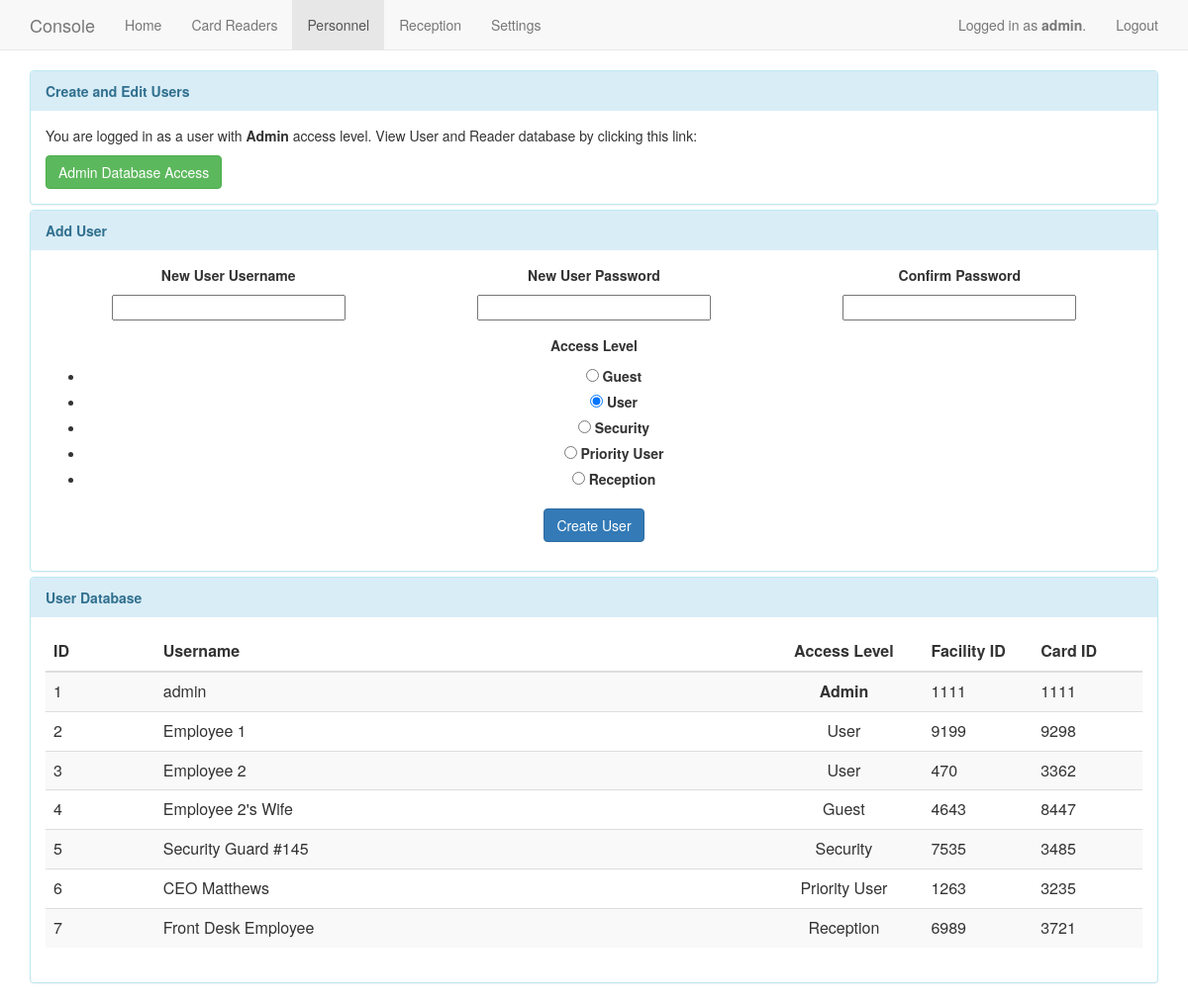
Page /users (signed in) on the earlier database version.
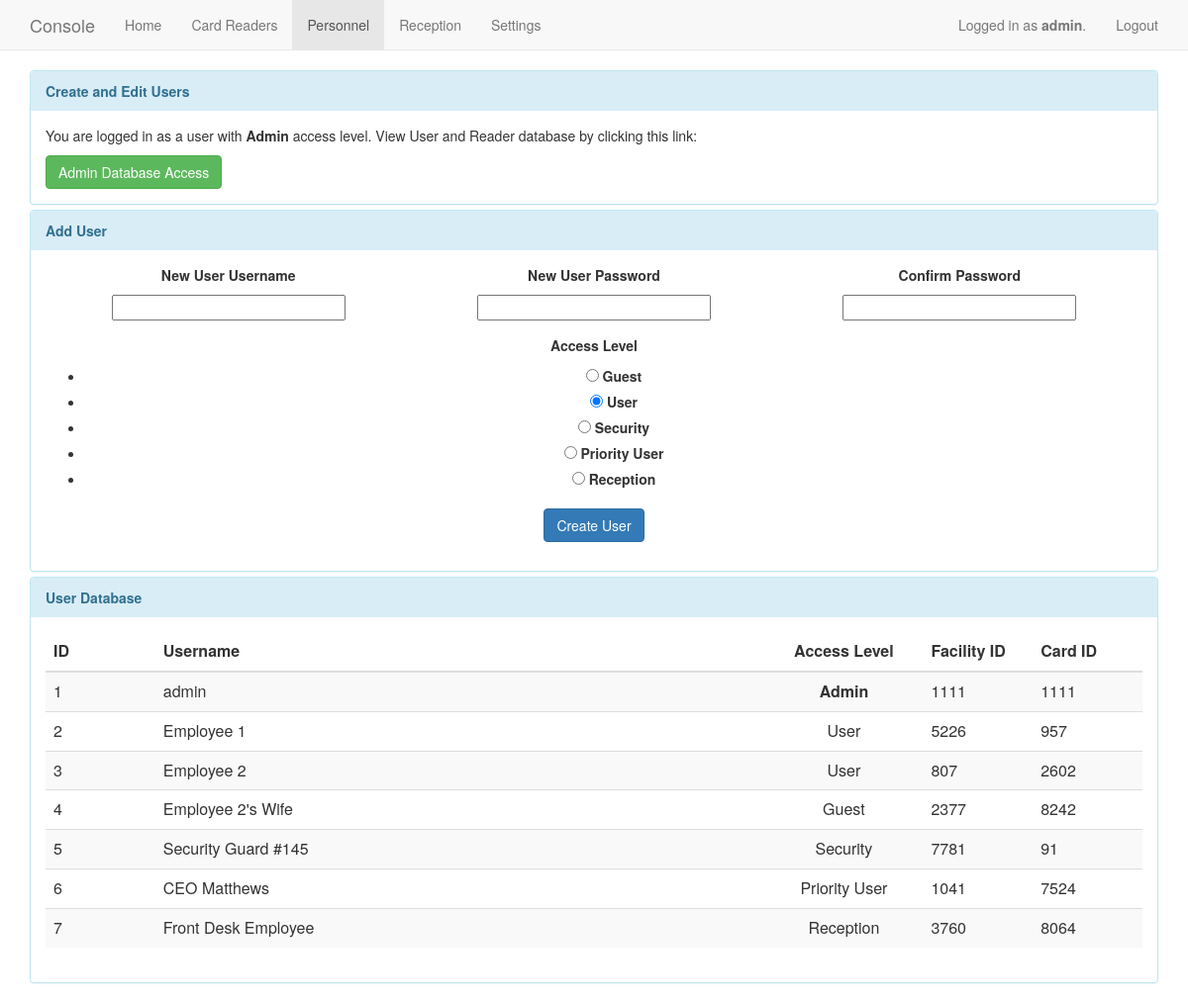
Same page on the later database version.
### app/models.py (models this page shows, shortened)
class User(db.Model):
    id = db.Column(db.Integer, primary_key=True)
    username = db.Column(db.String(64), nullable=False)
    access = db.Column(db.Integer, nullable=False)
    cardid = db.Column(db.String(64), nullable=False)
    facid = db.Column(db.String(64), nullable=False)
    password = db.Column(db.String(64), nullable=False)
    receptionCurrentReader = db.Column(db.String(64), nullable=True)
    @property
    def is_authenticated(self):
        return True

### app/views.py (the view)
@app.route("/users", methods=["GET", "POST"])
@login_required
def users():
	createUserForm = CreateUserForm()
	editUserForm = EditUserForm()
	if g.user.access == 99:
		if createUserForm.validate_on_submit():
			existing_user = User.query.filter_by(username=createUserForm.username.data).first()
			if existing_user is None:
				facid = str(int(random.random() * 9999))
				cardid = str(int(random.random() * 9999))
				newuser = User(createUserForm.username.data, int(createUserForm.access.data), cardid, facid, createUserForm.password.data)
				db.session.add(newuser)
				db.session.commit()
				flash("Successfully added user %s to the system with access level %s." % (createUserForm.username.data, createUserForm.access.data))
			else:
				flash("A user exists already with that username.", "error")
			return redirect("/users")
		elif createUserForm.errors:
			flash(createUserForm.errors, "error")
		elif editUserForm.validate_on_submit():
			flash("Yay")
		elif editUserForm.errors:
			flash(editUserForm.errors, "error")
	else:
		flash("You are not logged in as a user capable of viewing settings. Please log in as admin.")
		return redirect("/index")
	users = User.query.all()
	return render_template("users.html", title="Personnel", users=users, user=g.user, accessLevels=accessLevels, createUserForm=createUserForm, editUserForm=editUserForm, navigation=navigation)

### app/forms.py
class CreateUserForm(Form):
	username = StringField("New User Username", [validators.Length(min=3, max=25)])
	password = PasswordField("New User Password", [validators.Length(min=6, max=25), validators.EqualTo("confirm", message="Passwords must match.")])
	confirm = PasswordField("Confirm Password")
	access = RadioField("Access Level", choices=accessLevels, default=1)

class EditUserForm(Form):
	access = RadioField("Access Level", choices=accessLevels, default=1)
	facid = IntegerField("Facility ID")
	cardid = IntegerField("Card ID")

### app/views.py (called while the page is built)
@app.before_request
def before_request():
	g.user = current_user

@lm.user_loader
def load_user(id):
	return User.query.get(int(id))

### app/templates/users.html (shortened to what this page needs)
{% extends "base.html" %}
{% block content %}
	<div class="panel-group">
		{% if user.access == 99 %}
		<div class="panel panel-info">
	        <div class="panel-heading"><strong>Create and Edit Users</strong></div>
	        <div class="panel-body">
				<p>You are logged in as a user with <strong>Admin</strong> access level. View User and Reader database by clicking this link: </p>
				<a href="admin/user" class="btn btn-success">Admin Database Access</a>
	  		</div>
	  	</div>
  		{% endif %}
  		<div class="panel panel-info">
		    <div class="panel-heading"><strong>Add User</strong></div>
			<div class="panel-body text-center">
				<form action="#" method="post" name="CreateUser">
                  	<div class="form-group col-md-4">
                    	<label>{{ createUserForm.username.label }}</label><br>
                    	{{ createUserForm.username(size=28) }}
                  	</div>
                  	<div class="form-group col-md-4">
                    	<label>{{ createUserForm.password.label }}</label><br>
                    	{{ createUserForm.password(size=28) }}
                  	</div>
                  	<div class="form-group col-md-4">
                    	<label>{{ createUserForm.confirm.label }}</label><br>
                    	{{ createUserForm.confirm(size=28) }}
                  	</div>
                  	<div class="form-group">
                    	<label>{{ createUserForm.access.label }}</label><br>
                    	{{ createUserForm.access }}
                  	</div>
              		<button type="submit" class="btn btn-primary">Create User</button>
            	</form>
			</div>
		</div>
  		<div class="panel panel-info">
	        <div class="panel-heading"><strong>User Database</strong></div>
	        <div class="panel-body">
				<table class="table table-striped">
					<thead>
						<tr>
							<th>ID</td>
							<th>Username</th>
							<th class="text-center">Access Level</th>
							<th>Facility ID</th>
							<th>Card ID</th>
						</tr>
					</thead>
					<tbody>
					{% for user in users %}
						<tr class="userrow">
							<td style="width:10%" class="userid">{{ user.id }}</td>
							<td>{{ user.username }}</td>
							<td style="width:160" class="text-center">
								{% if user.access == 99 %}
									<strong>Admin</strong>
								{% else %}
									{% for level in accessLevels %}
										{% if loop.index0 == user.access %}
											{{ level }}
										{% endif %}
									{% endfor %}
								{% endif %}
							</td>
							<td style="width:10%">
								{{ user.facid }}
							</td>
							<td style="width:10%">
								{{ user.cardid }}
							</td>
						</tr>
					{% endfor %}
					</tbody>
				</table>
			</div>
		</div>
	</div>
{% endblock %}

Differences in the rows shown:
changed User "Employee 1": facid "9199" → "5226"; cardid "9298" → "957"
changed User "Employee 2": facid "470" → "807"; cardid "3362" → "2602"
changed User "Employee 2's Wife": facid "4643" → "2377"; cardid "8447" → "8242"
changed User "Security Guard #145": facid "7535" → "7781"; cardid "3485" → "91"
changed User "CEO Matthews": facid "1263" → "1041"; cardid "3235" → "7524"
changed User "Front Desk Employee": facid "6989" → "3760"; cardid "3721" → "8064"
